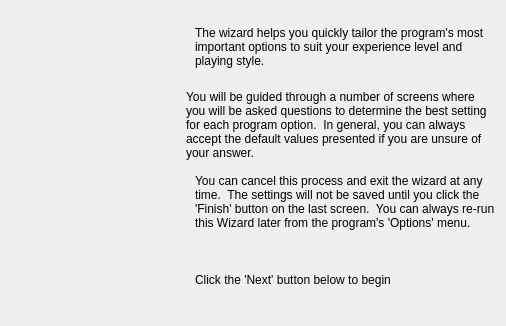
<?xml version="1.0" encoding="UTF-8"?>
<ui version="4.0">
 <class>CProgConfigIntroPage</class>
 <widget class="QWizardPage" name="CProgConfigIntroPage">
  <property name="geometry">
   <rect>
    <x>0</x>
    <y>0</y>
    <width>506</width>
    <height>326</height>
   </rect>
  </property>
  <property name="windowTitle">
   <string>Welcome</string>
  </property>
  <property name="title">
   <string>Welcome</string>
  </property>
  <layout class="QVBoxLayout" name="verticalLayout_2">
   <item>
    <layout class="QHBoxLayout" name="horizontalLayout">
     <item>
      <widget class="QLabel" name="label">
       <property name="text">
        <string/>
       </property>
       <property name="pixmap">
        <pixmap resource="images.qrc">:/newPrefix/resources/BridgeSceneGG1.bmp</pixmap>
       </property>
      </widget>
     </item>
     <item>
      <layout class="QVBoxLayout" name="verticalLayout">
       <item>
        <widget class="QLabel" name="label_2">
         <property name="maximumSize">
          <size>
           <width>310</width>
           <height>16777215</height>
          </size>
         </property>
         <property name="text">
          <string>The wizard helps you quickly tailor the program's most important options to suit your experience level and playing style.</string>
         </property>
         <property name="wordWrap">
          <bool>true</bool>
         </property>
         <property name="indent">
          <number>9</number>
         </property>
        </widget>
       </item>
       <item>
        <widget class="QLabel" name="label_3">
         <property name="maximumSize">
          <size>
           <width>310</width>
           <height>16777215</height>
          </size>
         </property>
         <property name="text">
          <string>You will be guided through a number of screens where you will be asked questions to determine the best setting for each program option.  In general, you can always accept the default values presented if you are unsure of your answer.</string>
         </property>
         <property name="wordWrap">
          <bool>true</bool>
         </property>
         <property name="margin">
          <number>9</number>
         </property>
         <property name="indent">
          <number>-4</number>
         </property>
        </widget>
       </item>
       <item>
        <widget class="QLabel" name="label_4">
         <property name="maximumSize">
          <size>
           <width>310</width>
           <height>16777215</height>
          </size>
         </property>
         <property name="text">
          <string>You can cancel this process and exit the wizard at any time.  The settings will not be saved until you click the 'Finish' button on the last screen.  You can always re-run this Wizard later from the program's 'Options' menu.</string>
         </property>
         <property name="wordWrap">
          <bool>true</bool>
         </property>
         <property name="indent">
          <number>9</number>
         </property>
        </widget>
       </item>
       <item>
        <widget class="QLabel" name="label_5">
         <property name="text">
          <string>Click the 'Next' button below to begin</string>
         </property>
         <property name="indent">
          <number>9</number>
         </property>
        </widget>
       </item>
      </layout>
     </item>
    </layout>
   </item>
  </layout>
 </widget>
 <resources>
  <include location="images.qrc"/>
 </resources>
 <connections/>
</ui>
